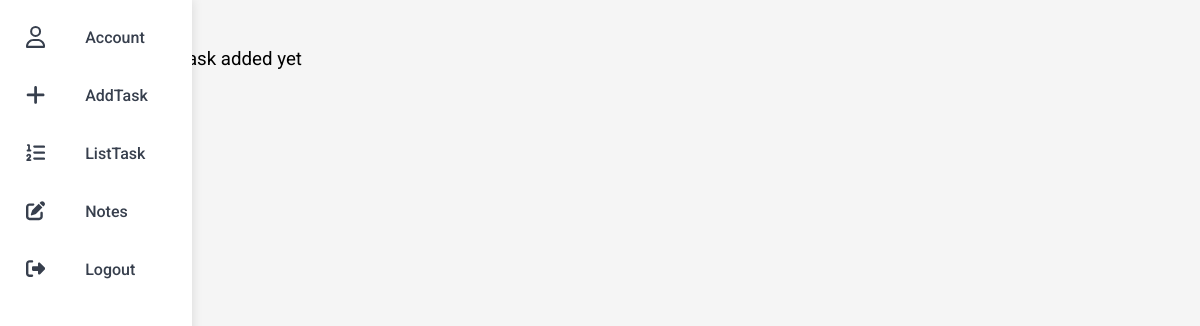
/listtask (signed in), run on an earlier commit of the app's database.
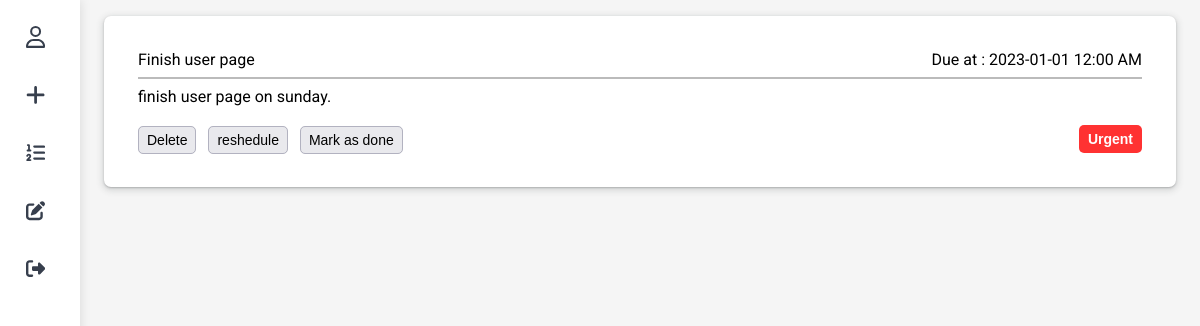
And on a later commit of the database.
### DreamCatcher/models.py (models this page shows, shortened)
class Task(models.Model):
    user = models.ForeignKey(User, related_name="user_tasks",on_delete=models.CASCADE)
    name = models.CharField(max_length=100)
    description = models.CharField(max_length=800)
    datetime = models.DateTimeField()
    label = models.CharField(max_length=25)
    complete = models.BooleanField(default=False)
    def getTime(self):
        return self.datetime.strftime("%Y-%m-%d %I:%M %p")

### DreamCatcher/views.py (the view)
# urls.py: path("listtask",views.listtask, name="listtask"),
@login_required
def listtask(request):
    tasks = Task.objects.filter(complete=False)
    return render(request, "DreamCatcher/listtask.html", {
        "tasks": tasks
    })

### DreamCatcher/templates/DreamCatcher/listtask.html (shortened to what this page needs)
{% extends "DreamCatcher/layout0.html" %}
{% load static %}
{% block stylesheet %}
    <link href="{% static 'DreamCatcher/listtask.css' %}" rel="stylesheet">
{% endblock %}
{% block main %}
        {% for task in tasks %}
        <div class="list-task-con">
            <div class="task-one-row">
                <p>{{ task.name }}</p>
                <p>Due at : {{ task.getTime }}</p>
            </div>
            <hr style="border:1px solid #bbbbbb;">
            {{ task.description }}
            <br>
            <br>
            <div class="task-last-row">
                <div class="task-button-row">
                    <a href="{% url 'delete' task_id=task.id %}">Delete</a>
                    <a>reshedule</a>
                    <a href="{% url 'markasdone' task_id=task.id %}">Mark as done</a>
                </div>
                <div class="task-last-row-last-item">
                    {{ task.label }}
                </div>
            </div>
        </div>
        {% empty %}
            <h3 style="margin: 2rem;font-weight: 400;">
                Not any task added yet
            </h3>
        {% endfor %}
{% endblock %}

What changed in the data, as far as the page shows it:
added Task: name "Finish user page", getTime "2023-01-01 12:00 AM", description "finish user page on sunday.", label "Urgent"
Also different on the page:
text no longer shown: "Not any task added yet"
